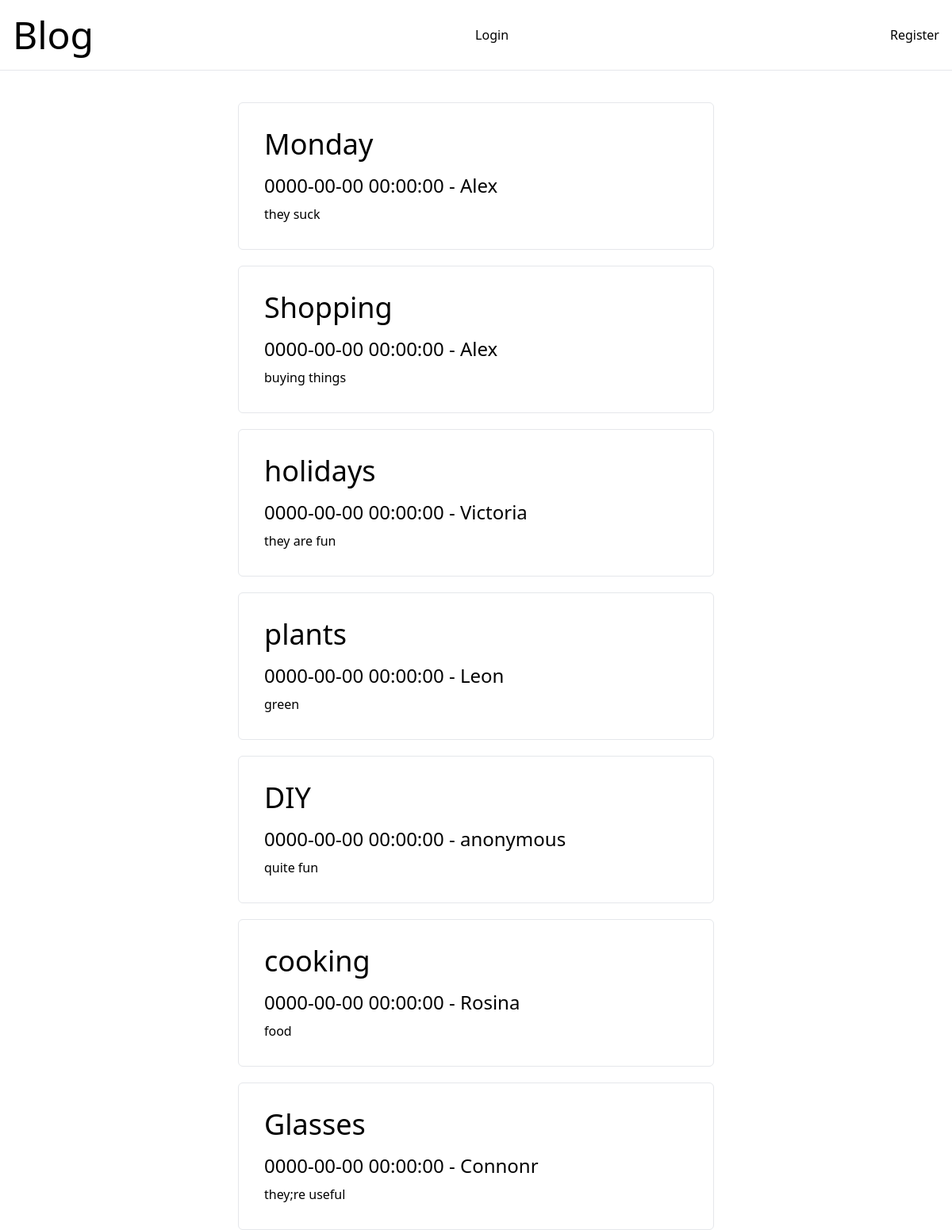
Before: / with the older database file.
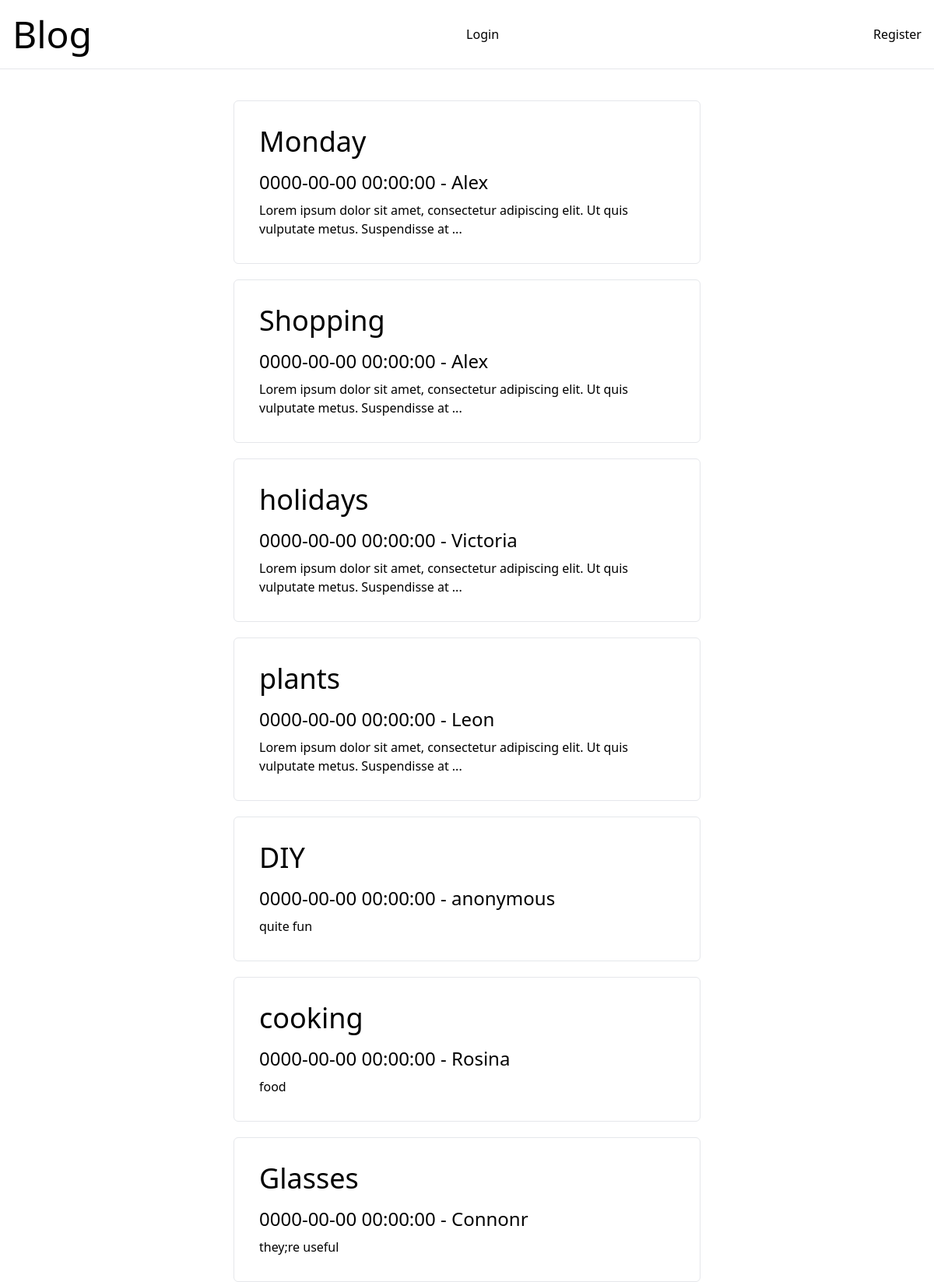
After: the same page with the newer database file.
### tables this page shows
CREATE TABLE `posts` (
  `id` int(11) unsigned NOT NULL AUTO_INCREMENT,
  `title` varchar(30) NOT NULL,
  `content` varchar(1000) NOT NULL,
  `author-name` varchar(40) DEFAULT 'anonymous ',
  `date-time` timestamp NOT NULL,
  `user-id` int(11) NOT NULL,
  PRIMARY KEY (`id`)
);

### SessionHandler.php (called while the page is built, shortened)
<?php
class SessionHandles
{
    public function checkUserLoggedIn(): bool
    {
        return isset($_SESSION['userid']);
    }
}

### src/Models/PostModel.php (called while the page is built)
<?php
require_once 'src/Entities/Post.php';
class PostModel {
    private PDO $db;
    public function __construct(PDO $db)
    {
        $this->db = $db;
    }
    public function getAllPosts()
    {
        $query = $this->db->prepare('SELECT `id`,`title`, `content`,`author-name`, `date-time`, `user-id`
        FROM `posts` ORDER BY `date-time` DESC');
        $query->execute();
        $data = $query->fetchAll();
        return $this->hydrateMultiplePosts($data);
    }
    private function hydrateMultiplePosts(array $data)
    {
        $posts = [];
        foreach ($data as $post) {
            $posts[] = new Post($post['title'], $post['author-name'], $post['content'], $post['date-time']);
        }
        return $posts;
    }
}

### src/Entities/Post.php (called while the page is built, shortened)
<?php
readonly class Post {
    public function __construct(string $title, string $authorName, string $content, string $dateTime)
    {
        $this->title = $title;
        $this->authorName = $authorName;
        $this->content = $content;
        $this->dateTime = $dateTime;
    }
}

### src/PostsViewHelper.php (the view, shortened to what this page needs)
<?php
require_once 'src/Models/PostModel.php';
class PostsViewHelper
{
    public function displayAllPosts(array $posts)
    {
        $postString = '';
        foreach ($posts as $post) {
            $postString .= "<article class='p-8 border border-solid rounded-md'>
                 <div class='flex justify-between items-center flex-col md:flex-row mb-4'>
                <h2 class='text-4xl'> {$post->title} </h2>
                </div>
                <p class='text-2xl mb-2'> {$post->dateTime} - {$post->authorName} </p>";
            $postString .= "<p>" . mb_strimwidth($post->content, 0, 100, '...') . "</p>
                </article>";
        }
        return $postString;
    }
}

### index.php (shortened to what this page needs)
<?php
require_once 'connectToDB.php';
require_once 'src/Models/PostModel.php';
require_once 'src/PostsViewHelper.php';
require_once 'SessionHandler.php';
$db = connectToDB();
$postModel = new PostModel($db);
$posts = $postModel->getAllPosts();
$postsViewHelper = new \src\PostsViewHelper();
?>
<!DOCTYPE html>
<html lang="en">
<head>
    <script src="https://cdn.tailwindcss.com"></script>
</head>
<body class="selection:bg-teal-200">
<nav class="flex justify-between items-center py-5 px-4 mb-10 border-b border-solid">
    <a href="index.php"><h1 class="text-5xl">Blog</h1></a>
    <?php $session = new SessionHandles();
        if (!$session->checkUserLoggedIn()) {
            echo '<div class="flex gap-5">
            <a href="login.php">Login</a>
            </div>
            <div class="flex gap-5">
            <a href="registration.php">Register</a>
            </div>';
        } else {
            echo '<div class="flex gap-5">
            <a href="logout.php">Logout</a>
            </div>'; } ?>
</nav>
<section class="container lg:w-1/2 mx-auto flex flex-col gap-5">
    <?php echo $postsViewHelper->displayAllPosts($posts); ?>
</section>
</body>
</html>

Changed rows visible on the page:
changed posts "Monday": content "they suck" → "Lorem ipsum dolor sit amet, consectetur adipiscing elit. Ut quis vulputate metus. Suspendisse at ..."
changed posts "Shopping": content "buying things" → "Lorem ipsum dolor sit amet, consectetur adipiscing elit. Ut quis vulputate metus. Suspendisse at ..."
changed posts "holidays": content "they are fun" → "Lorem ipsum dolor sit amet, consectetur adipiscing elit. Ut quis vulputate metus. Suspendisse at ..."
changed posts "plants": content "green" → "Lorem ipsum dolor sit amet, consectetur adipiscing elit. Ut quis vulputate metus. Suspendisse at ..."
